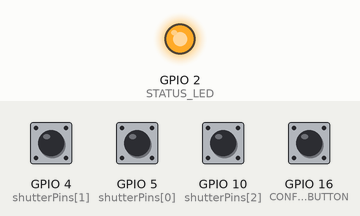
The sketch below on a simulated ESP8266 (NodeMCU). On the bench: output pins drawn as LEDs (lit = HIGH). The test bench sets the inputs (shaded band); at power-on: GPIO 4 (shutterPins[1]), GPIO 5 (shutterPins[0]), GPIO 10 (shutterPins[2]), GPIO 16 (CONFIG_BUTTON) HIGH. EEPROM starts erased; the modem accepts every AT command (registered, SIM ready, sends succeed) and sends nothing else; what the sketch prints to the serial monitor is not drawn.

Above: at 13.2 s.
13.3 s: GPIO 4 (shutterPins[1]) pulled LOW for 0.2 s
At 14.0 s:
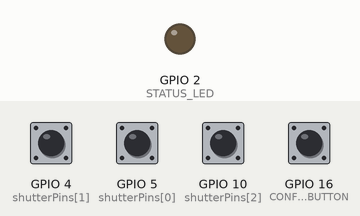
Timing chart, 0 to 61.4 s (numbered marks = the images above; inputs shaded):
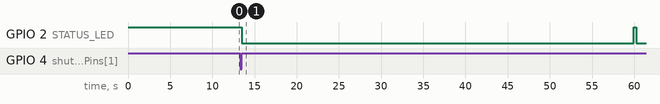

The sketch:

esp8266-gsm-shutter-alert-systemWithWeb.ino
```cpp
#include <ESP8266WiFi.h>
#include <ESP8266WebServer.h>
#include <EEPROM.h>
#include <SoftwareSerial.h>

// ---------------- CONFIG ----------------
#define API_KEY "abcde"
String CLOUD_URL = "your cloud URL";

// ---------------- PINS ------------------
// SIM800L
#define GSM_RX 12          // D6
#define GSM_TX 13          // D7

// Shutter pins (D1, D2, D5)
const int shutterPins[] = {5, 4, 10};
const int shutterCount = 3;

// Config button
#define CONFIG_BUTTON 16   // D0 (GPIO16)

// Status LED
#define STATUS_LED 2       // D4 (Active LOW)

// ---------------- OBJECTS ---------------
SoftwareSerial sim800(GSM_RX, GSM_TX);
ESP8266WebServer server(80);

// ---------------- GLOBALS ---------------
char mob1[16], mob2[16], mob3[16];

int shutterState[3];
int lastShutterState[3];

// ---------------- EEPROM ----------------
void readNumbers() {
  for (int i = 0; i < 15; i++) {
    mob1[i] = EEPROM.read(i);
    mob2[i] = EEPROM.read(20 + i);
    mob3[i] = EEPROM.read(40 + i);
  }
  mob1[15] = mob2[15] = mob3[15] = '\0';

  Serial.println("Saved Numbers:");
  Serial.println(mob1);
  Serial.println(mob2);
  Serial.println(mob3);
}

// ---------------- GSM HELPERS -----------
void sendAT(String cmd, int waitMs = 1000) {
  Serial.println(">> " + cmd);
  sim800.println(cmd);
  delay(waitMs);
  while (sim800.available()) {
    Serial.write(sim800.read());
  }
}

void gsmInit() {
  Serial.println("Initializing SIM800L...");
  delay(5000);

  sendAT("AT");
  sendAT("ATE0");
  sendAT("AT+CPIN?");
  sendAT("AT+CSQ");
  sendAT("AT+CREG?");
  sendAT("AT+CMGF=1");
  sendAT("AT+CSCS=\"GSM\"");

  Serial.println("GSM READY");
}

// ---------------- SMS -------------------
void sendSMS(const char *num, String msg) {
  if (strlen(num) < 10) return;

  Serial.println("SMS → " + String(num));
  sim800.print("AT+CMGS=\"");
  sim800.print(num);
  sim800.print("\"\r");
  delay(1500);

  sim800.print(msg);
  sim800.write(26);
  delay(6000);
}

void alertAll(String msg) {
  sendSMS(mob1, msg); delay(8000);
  sendSMS(mob2, msg); delay(8000);
  sendSMS(mob3, msg); delay(8000);
}

// ---------------- SHUTTER LOGIC ---------
void readShutters() {
  for (int i = 0; i < shutterCount; i++) {
    shutterState[i] = digitalRead(shutterPins[i]);

    if (shutterState[i] != lastShutterState[i]) {
      delay(50); // debounce
      shutterState[i] = digitalRead(shutterPins[i]);

      if (shutterState[i] != lastShutterState[i]) {
        lastShutterState[i] = shutterState[i];

        String state = (shutterState[i] == HIGH) ? "OPEN" : "CLOSED";
        String msg = "Shutter " + String(i + 1) + " " + state;

        Serial.println(msg);

        digitalWrite(STATUS_LED, LOW);
        alertAll(msg);
        digitalWrite(STATUS_LED, HIGH);
      }
    }
  }
}

// ---------------- WEB CONFIG ------------
void startConfigPortal() {
  WiFi.mode(WIFI_AP);
  WiFi.softAP("ESP_SHUTTER_CFG");

  server.on("/", []() {
    String page = R"rawliteral(
<!DOCTYPE html>
<html>
<head>
<meta name="viewport" content="width=device-width, initial-scale=1">
<title>Shutter Alert Config</title>

<style>
body {
  margin: 0;
  font-family: Arial, Helvetica, sans-serif;
  background: linear-gradient(135deg, #1d2671, #c33764);
  color: #fff;
}

.container {
  max-width: 360px;
  margin: 40px auto;
  background: #ffffff;
  color: #333;
  border-radius: 10px;
  padding: 20px;
  box-shadow: 0 10px 25px rgba(0,0,0,0.3);
}

h2 {
  text-align: center;
  margin-bottom: 20px;
  color: #1d2671;
}

label {
  font-weight: bold;
  margin-top: 10px;
  display: block;
}

input[type="text"] {
  width: 100%;
  padding: 10px;
  margin-top: 5px;
  border-radius: 5px;
  border: 1px solid #ccc;
  font-size: 16px;
}

button {
  width: 100%;
  margin-top: 20px;
  padding: 12px;
  font-size: 16px;
  background: linear-gradient(135deg, #1d2671, #c33764);
  color: white;
  border: none;
  border-radius: 5px;
  cursor: pointer;
}

button:hover {
  opacity: 0.9;
}

.footer {
  text-align: center;
  font-size: 12px;
  margin-top: 15px;
  color: #666;
}
</style>
</head>

<body>
  <div class="container">
    <h2>Shutter Alert Setup</h2>

    <form action="/save">
      <label>Mobile Number 1</label>
      <input type="text" name="m1" placeholder="+91XXXXXXXXXX">

      <label>Mobile Number 2</label>
      <input type="text" name="m2" placeholder="+91XXXXXXXXXX">

      <label>Mobile Number 3</label>
      <input type="text" name="m3" placeholder="+91XXXXXXXXXX">

      <button type="submit">Save & Restart</button>
    </form>

    <div class="footer">
      ESP8266 Shutter Monitoring System
    </div>
  </div>
</body>
</html>
)rawliteral";

    server.send(200, "text/html", page);
  });

  server.on("/save", []() {
    String m1 = server.arg("m1");
    String m2 = server.arg("m2");
    String m3 = server.arg("m3");

    for (int i = 0; i < 15; i++) {
      EEPROM.write(i, i < m1.length() ? m1[i] : 0);
      EEPROM.write(20 + i, i < m2.length() ? m2[i] : 0);
      EEPROM.write(40 + i, i < m3.length() ? m3[i] : 0);
    }
    EEPROM.commit();

    server.send(200, "text/html",
      "<h2 style='text-align:center;color:green;'>Saved Successfully!<br>Restarting...</h2>");
    delay(2000);
    ESP.restart();
  });

  server.begin();

  unsigned long t = millis();
  while (millis() - t < 120000) {
    server.handleClient();
    delay(10);
  }

  ESP.restart();
}

// ---------------- SETUP -----------------
void setup() {
  Serial.begin(115200);
  sim800.begin(9600);

  EEPROM.begin(512);

  pinMode(CONFIG_BUTTON, INPUT_PULLUP);
  pinMode(STATUS_LED, OUTPUT);
  digitalWrite(STATUS_LED, HIGH);

  for (int i = 0; i < shutterCount; i++) {
    pinMode(shutterPins[i], INPUT_PULLUP);
    lastShutterState[i] = digitalRead(shutterPins[i]);
  }

  readNumbers();
  gsmInit();
}

// ---------------- LOOP ------------------
void loop() {
  if (digitalRead(CONFIG_BUTTON) == LOW) {
    delay(300);
    startConfigPortal();
  }

  readShutters();
  delay(200);
}
```

Measured:
- after the input at 13.3 s, GPIO 2 (STATUS_LED): HIGH → LOW after 0.16 s, → HIGH 46.5 s later, → LOW 0.25 s later
